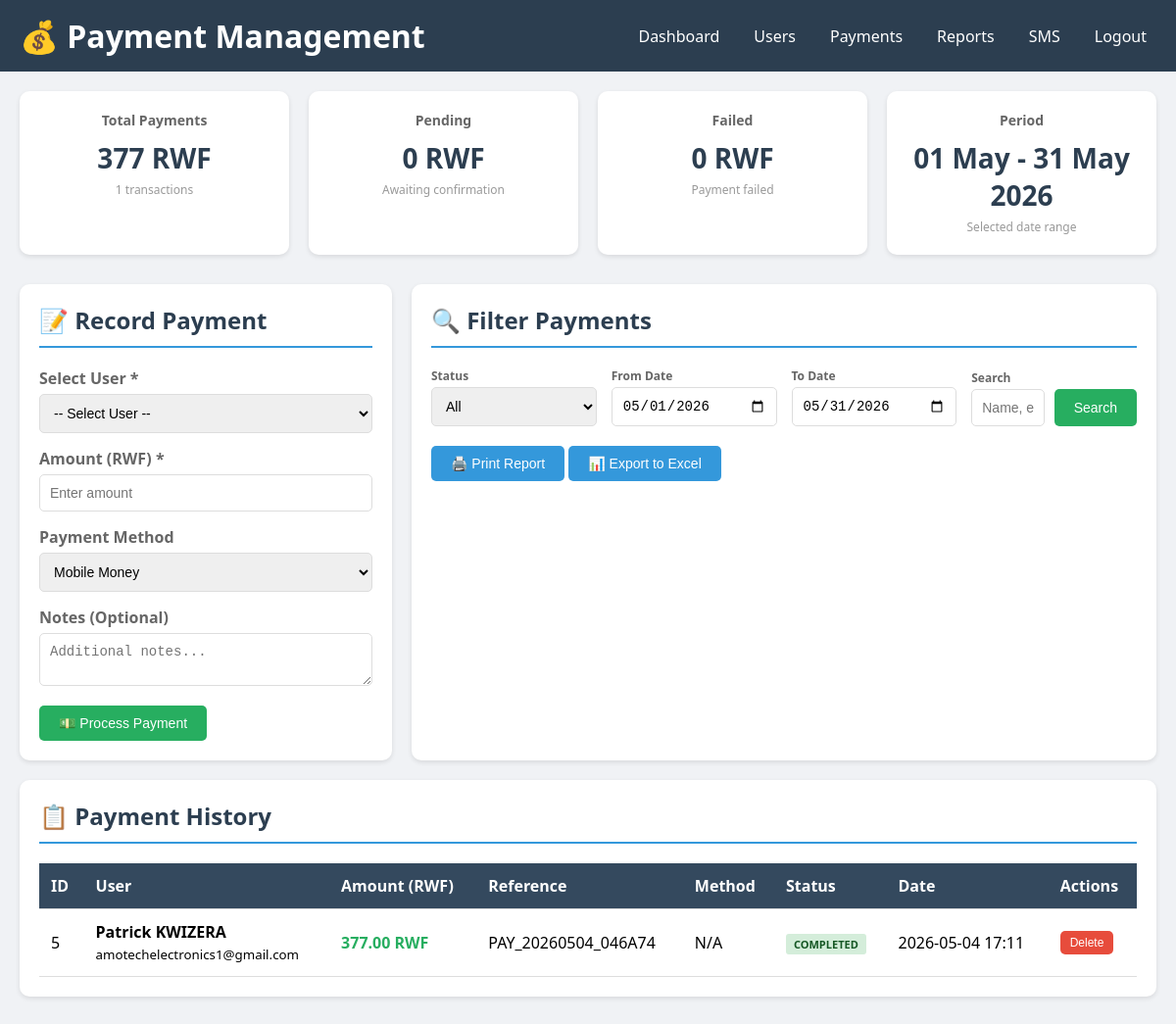
/admin/payments.php (signed in), run on the app's committed database.
### tables this page shows
CREATE TABLE `payments` (
  `id` int(11) NOT NULL,
  `user_id` int(11) NOT NULL,
  `amount` decimal(10,2) NOT NULL,
  `reference` varchar(50) NOT NULL,
  `status` enum('pending','completed','failed') DEFAULT 'pending',
  `payment_method` varchar(50) DEFAULT NULL,
  `transaction_id` varchar(100) DEFAULT NULL,
  `notes` text DEFAULT NULL,
  `date` timestamp NOT NULL DEFAULT current_timestamp()
);

CREATE TABLE `users` (
  `id` int(11) NOT NULL,
  `name` varchar(100) NOT NULL,
  `phone` varchar(20) NOT NULL,
  `email` varchar(100) NOT NULL,
  `password` varchar(255) NOT NULL,
  `role` enum('admin','client') DEFAULT 'client',
  `tariff` decimal(10,2) DEFAULT 100.00,
  `balance` decimal(10,2) DEFAULT 0.00,
  `reset_token` varchar(255) DEFAULT NULL,
  `reset_expires` datetime DEFAULT NULL,
  `created_at` timestamp NOT NULL DEFAULT current_timestamp(),
  `updated_at` timestamp NOT NULL DEFAULT current_timestamp() ON UPDATE current_timestamp()
);

### admin/payments.php (the view, shortened to what this page needs)
<?php
$conn = getDB();
$status_filter = isset($_GET['status']) ? $_GET['status'] : 'all';
$search = isset($_GET['search']) ? sanitizeInput($_GET['search']) : '';
$date_from = isset($_GET['date_from']) ? $_GET['date_from'] : date('Y-m-01');
$date_to = isset($_GET['date_to']) ? $_GET['date_to'] : date('Y-m-t');
$query = "SELECT p.*, u.name as user_name, u.email as user_email, u.phone as user_phone
          FROM payments p
          JOIN users u ON p.user_id = u.id
          WHERE 1=1";
$query .= " AND DATE(p.date) BETWEEN '$date_from' AND '$date_to'";
$query .= " ORDER BY p.date DESC";
$payments = $conn->query($query);
$statsQuery = "SELECT
                COUNT(*) as total_payments,
                SUM(CASE WHEN status = 'completed' THEN amount ELSE 0 END) as total_amount,
                SUM(CASE WHEN status = 'pending' THEN amount ELSE 0 END) as pending_amount,
                SUM(CASE WHEN status = 'failed' THEN amount ELSE 0 END) as failed_amount,
                COUNT(CASE WHEN status = 'completed' THEN 1 END) as completed_count
              FROM payments
              WHERE DATE(date) BETWEEN '$date_from' AND '$date_to'";
$stats = $conn->query($statsQuery)->fetch_assoc();
?>
<!DOCTYPE html>
<html lang="en">
<head>
</head>
<body>
    <div class="header">
        <h1>💰 Payment Management</h1>
        <div class="nav-links">
            <a href="dashboard.php">Dashboard</a>
            <a href="users.php">Users</a>
            <a href="payments.php">Payments</a>
            <a href="reports.php">Reports</a>
            <a href="generate_sms.php">SMS</a>
            <a href="../logout.php">Logout</a>
        </div>
    </div>
    <div class="container">
        <div class="stats-grid">
            <div class="stat-card">
                <h3>Total Payments</h3>
                <div class="value"><?php echo number_format($stats['total_amount'] ?? 0, 0); ?> RWF</div>
                <div class="sub"><?php echo $stats['completed_count'] ?? 0; ?> transactions</div>
            </div>
            <div class="stat-card">
                <h3>Pending</h3>
                <div class="value"><?php echo number_format($stats['pending_amount'] ?? 0, 0); ?> RWF</div>
                <div class="sub">Awaiting confirmation</div>
            </div>
            <div class="stat-card">
                <h3>Failed</h3>
                <div class="value"><?php echo number_format($stats['failed_amount'] ?? 0, 0); ?> RWF</div>
                <div class="sub">Payment failed</div>
            </div>
            <div class="stat-card">
                <h3>Period</h3>
                <div class="value"><?php echo date('d M', strtotime($date_from)); ?> - <?php echo date('d M Y', strtotime($date_to)); ?></div>
                <div class="sub">Selected date range</div>
            </div>
        </div>
        <div class="grid-2">
            <div class="section">
                <h2>📝 Record Payment</h2>
                <form method="POST">
                    <div class="form-group">
                        <label>Select User *</label>
                        <select name="user_id" required>
                            <option value="">-- Select User --</option>
                        </select>
                    </div>
                    <div class="form-group">
                        <label>Amount (RWF) *</label>
                        <input type="number" name="amount" step="0.01" min="0" required placeholder="Enter amount">
                    </div>
                    <div class="form-group">
                        <label>Payment Method</label>
                        <select name="payment_method">
                            <option value="Mobile Money">Mobile Money</option>
                        </select>
                    </div>
                    <div class="form-group">
                        <label>Notes (Optional)</label>
                        <textarea name="notes" rows="2" placeholder="Additional notes..."></textarea>
                    </div>
                    <button type="submit" name="process_payment">💵 Process Payment</button>
                </form>
            </div>
            <div class="section">
                <h2>🔍 Filter Payments</h2>
                <form method="GET" class="filter-bar">
                    <div class="filter-group">
                        <label>Status</label>
                        <select name="status">
                            <option value="all" <?php echo $status_filter == 'all' ? 'selected' : ''; ?>>All</option>
                        </select>
                    </div>
                    <div class="filter-group">
                        <label>From Date</label>
                        <input type="date" name="date_from" value="<?php echo $date_from; ?>">
                    </div>
                    <div class="filter-group">
                        <label>To Date</label>
                        <input type="date" name="date_to" value="<?php echo $date_to; ?>">
                    </div>
                    <div class="filter-group">
                        <label>Search</label>
                        <div class="search-box">
                            <input type="text" name="search" placeholder="Name, email, reference..." value="<?php echo htmlspecialchars($search); ?>">
                            <button type="submit">Search</button>
                        </div>
                    </div>
                </form>
                <div style="margin-top: 10px;">
                    <button onclick="window.print()" class="btn-print">🖨️ Print Report</button>
                    <button onclick="exportToExcel()" class="btn-print">📊 Export to Excel</button>
                </div>
            </div>
        </div>
        <div class="section">
            <h2>📋 Payment History</h2>
            <div style="overflow-x: auto;">
                <?php if ($payments->num_rows > 0): ?>
                <table id="paymentsTable">
                    <thead>
                        <tr>
                            <th>ID</th>
                            <th>User</th>
                            <th>Amount (RWF)</th>
                            <th>Reference</th>
                            <th>Method</th>
                            <th>Status</th>
                            <th>Date</th>
                            <th>Actions</th>
                        </tr>
                    </thead>
                    <tbody>
                        <?php while($payment = $payments->fetch_assoc()): ?>
                        <tr>
                            <td><?php echo $payment['id']; ?></td>
                            <td>
                                <strong><?php echo htmlspecialchars($payment['user_name']); ?></strong><br>
                                <small><?php echo htmlspecialchars($payment['user_email']); ?></small>
                            </td>
                            <td style="color: <?php echo $payment['status'] == 'completed' ? '#27ae60' : '#e74c3c'; ?>;">
                                <strong><?php echo number_format($payment['amount'], 2); ?> RWF</strong>
                            </td>
                            <td><?php echo $payment['reference']; ?></td>
                            <td><?php echo $payment['payment_method'] ?: 'N/A'; ?></td>
                            <td>
                                <span class="badge badge-<?php echo $payment['status']; ?>">
                                    <?php echo strtoupper($payment['status']); ?>
                                </span>
                            </td>
                            <td><?php echo date('Y-m-d H:i', strtotime($payment['date'])); ?></td>
                            <td>
                                <div class="actions">
                                    <button onclick="deletePayment(<?php echo $payment['id']; ?>)" class="btn-delete">Delete</button>
                                </div>
                            </td>
                        </tr>
                        <?php endwhile; ?>
                    </tbody>
                </table>
                <?php endif; ?>
            </div>
        </div>
    </div>
</body>
</html>

### admin/payments.php (style rules this page uses)
* { margin: 0; padding: 0; box-sizing: border-box; }
body { font-family: 'Segoe UI', Tahoma, Geneva, Verdana, sans-serif; background: #f0f2f5; }
.header { background: #2c3e50; color: white; padding: 15px 20px; display: flex; justify-content: space-between; align-items: center; flex-wrap: wrap; position: sticky; top: 0; z-index: 100; }
.container { padding: 20px; max-width: 1400px; margin: 0 auto; }
.nav-links { display: flex; gap: 15px; flex-wrap: wrap; }
.nav-links a { color: white; text-decoration: none; padding: 5px 10px; border-radius: 5px; }
.stats-grid { display: grid; grid-template-columns: repeat(auto-fit, minmax(200px, 1fr)); gap: 20px; margin-bottom: 30px; }
.stat-card { background: white; padding: 20px; border-radius: 10px; box-shadow: 0 2px 5px rgba(0,0,0,0.1); text-align: center; }
.stat-card h3 { color: #666; margin-bottom: 10px; font-size: 14px; }
.stat-card .value { font-size: 28px; font-weight: bold; color: #2c3e50; }
.stat-card .sub { color: #999; font-size: 12px; margin-top: 5px; }
.section { background: white; padding: 20px; border-radius: 10px; margin-bottom: 20px; box-shadow: 0 2px 5px rgba(0,0,0,0.1); }
.section h2 { margin-bottom: 20px; color: #2c3e50; border-bottom: 2px solid #3498db; padding-bottom: 10px; }
.grid-2 { display: grid; grid-template-columns: 1fr 2fr; gap: 20px; }
.form-group { margin-bottom: 15px; }
label { display: block; margin-bottom: 5px; font-weight: bold; color: #666; }
input, select, textarea { width: 100%; padding: 10px; border: 1px solid #ddd; border-radius: 5px; font-size: 14px; }
button { background: #27ae60; color: white; padding: 10px 20px; border: none; border-radius: 5px; cursor: pointer; font-size: 14px; }
table { width: 100%; border-collapse: collapse; }
th, td { padding: 12px; text-align: left; border-bottom: 1px solid #ddd; }
th { background: #34495e; color: white; position: sticky; top: 0; }
.badge { padding: 3px 8px; border-radius: 3px; font-size: 11px; font-weight: bold; }
.badge-completed { background: #d4edda; color: #155724; }
.filter-bar { display: flex; gap: 15px; flex-wrap: wrap; margin-bottom: 20px; align-items: flex-end; }
.filter-group { flex: 1; min-width: 150px; }
.filter-group label { font-size: 12px; margin-bottom: 3px; }
.btn-delete { background: #e74c3c; padding: 5px 10px; font-size: 12px; }
.btn-print { background: #3498db; }
.actions { display: flex; gap: 10px; }
.search-box { display: flex; gap: 10px; }
.search-box input { flex: 1; }

### data on the page
payments: id "5", user.name "Patrick KWIZERA", user.email "amotechelectronics1@gmail.com", amount "377.00", reference "PAY_20260504_046A74", payment_method "N/A", status "COMPLETED", date "2026-05-04 17:11"

### other printed values
$stats['total_amount'] "377"
$stats['completed_count'] "1"
$stats['pending_amount'] "0"
$stats['failed_amount'] "0"
date('d M', strtotime($date_from)) "01 May"
date('d M Y', strtotime($date_to)) "31 May 2026"
